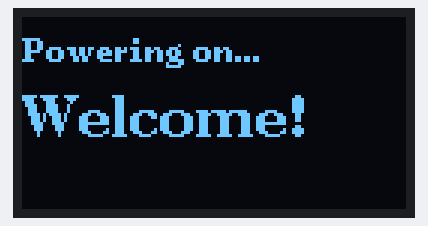
Recording of a sketch running on a simulated Arduino Uno, built with avr-gcc and run on an emulated ATmega328P. On the bench: 128×64 one-colour display. What the sketch prints to the serial monitor is not drawn.

Above: at 0.1 s.

Measured:
- what the display in image 0 shows lasts 2.0 s, from 0.1 s to 2.1 s

The sketch:

mic.ino
```cpp
// ...existing code...
const uint8_t LED_PIN = 4;
const uint8_t PIR_LEFT_PIN = 8;
const uint8_t PIR_RIGHT_PIN = 7;

const unsigned long TRIGGER_WINDOW = 800;

enum Sensor { NONE, LEFT, RIGHT };

Sensor firstTrigger = NONE;
unsigned long firstTime = 0;

void micSetup() {
  pinMode(LED_PIN, OUTPUT);
  pinMode(PIR_LEFT_PIN, INPUT);
  pinMode(PIR_RIGHT_PIN, INPUT);

  digitalWrite(LED_PIN, LOW);
  Serial.begin(9600);

  // { changed code }
  Serial.println("micSetup: waiting 30s for PIR warm-up...");
  delay(30000); // PIR sensors commonly need 20-60s to stabilise
  Serial.println("micSetup: ready");
  // ...existing code...
}
// ...existing code...

void micLoop() {
  bool leftState = digitalRead(PIR_LEFT_PIN) == HIGH;
  bool rightState = digitalRead(PIR_RIGHT_PIN) == HIGH;
  unsigned long now = millis();

  // { changed code: periodic debug output }
  static unsigned long lastDebug = 0;
  if (now - lastDebug > 300) {
    Serial.print("PIR L=");
    Serial.print(leftState ? "1" : "0");
    Serial.print("  R=");
    Serial.println(rightState ? "1" : "0");
    lastDebug = now;
  }
  // ...existing code...

  if (firstTrigger == NONE) {
    if (rightState) {
      firstTrigger = RIGHT;
      firstTime = now;
      delay(30);
    } else if (leftState) {
      firstTrigger = LEFT;
      firstTime = now;
      delay(30);
    }
  } else {
    if (now - firstTime > TRIGGER_WINDOW) {
      firstTrigger = NONE;
    } else {
      if (firstTrigger == LEFT && rightState) {
        digitalWrite(LED_PIN, LOW);
        Serial.println("Detected motion: LEFT -> RIGHT  (LED OFF)");
        firstTrigger = NONE;
        delay(100);
      } else if (firstTrigger == RIGHT && leftState) {
        digitalWrite(LED_PIN, HIGH);
        Serial.println("Detected motion: RIGHT -> LEFT  (LED ON)");
        firstTrigger = NONE;
        delay(100);
      }
    }
  }

  delay(20);
}
```

LED.ino
```cpp
#include <Arduino.h>
#include <Wire.h>
#include <U8g2lib.h>

 // Initialize display (SSD1306 compatible)
 U8G2_SSD1306_128X64_NONAME_F_HW_I2C u8g2(U8G2_R0, /* reset=*/ U8X8_PIN_NONE);

 bool logoShown = false;

void setup(void) {
  u8g2.begin();
  Serial.begin(9600);
  Serial.println("OLED Display initialized");
}
void loop(void) {

  // Powering on screen
  u8g2.clearBuffer();

  u8g2.setFont(u8g2_font_ncenB08_tr);
  u8g2.drawStr(0, 15, "Powering on...");

  u8g2.setFont(u8g2_font_ncenB14_tr);
  u8g2.drawStr(0, 40, "Welcome!");

  u8g2.sendBuffer();

  delay(2000); // Show welcome for 2 seconds

  u8g2.clearBuffer();

  if (!logoShown)
  u8g2.clearBuffer();
  // Draw a circle for the face
  u8g2.drawCircle(64, 32, 20);
  // Eyes
  u8g2.drawDisc(56, 28, 2);
  u8g2.drawDisc(72, 28, 2);
  // Smile
  u8g2.drawArc(64, 34, 12, 150, 240);
  u8g2.sendBuffer();
  logoShown = true;
  delay(3000); // Show logo for 3 seconds
  u8g2.clearBuffer();
  u8g2.sendBuffer();
}
```

button.ino
```cpp
#include <Arduino.h>

const int BUTTON_PIN = 8;
const int BUZZER_PIN = 4;

void buttonSetup() {
  Serial.begin(9600);
  pinMode(BUTTON_PIN, INPUT_PULLUP);
  pinMode(BUZZER_PIN, OUTPUT);
  digitalWrite(BUZZER_PIN, LOW);

  Serial.println("=== DIAGNOSTIC START ===");
  delay(1000);
}

void buttonLoop() {

  int buttonRaw = digitalRead(BUTTON_PIN);


  digitalWrite(BUZZER_PIN, HIGH);
  delay(500);
  digitalWrite(BUZZER_PIN, LOW);
  delay(500);

  // Output every 1 second
  Serial.print("Button D8: ");
  Serial.println(buttonRaw == LOW ? "PRESSED" : "NOT PRESSED");
  Serial.println("Buzzer D4: Should be buzzing for 500ms");
  Serial.println("---");

  delay(1000);
}
```

touch_sensor.ino
```cpp

```
